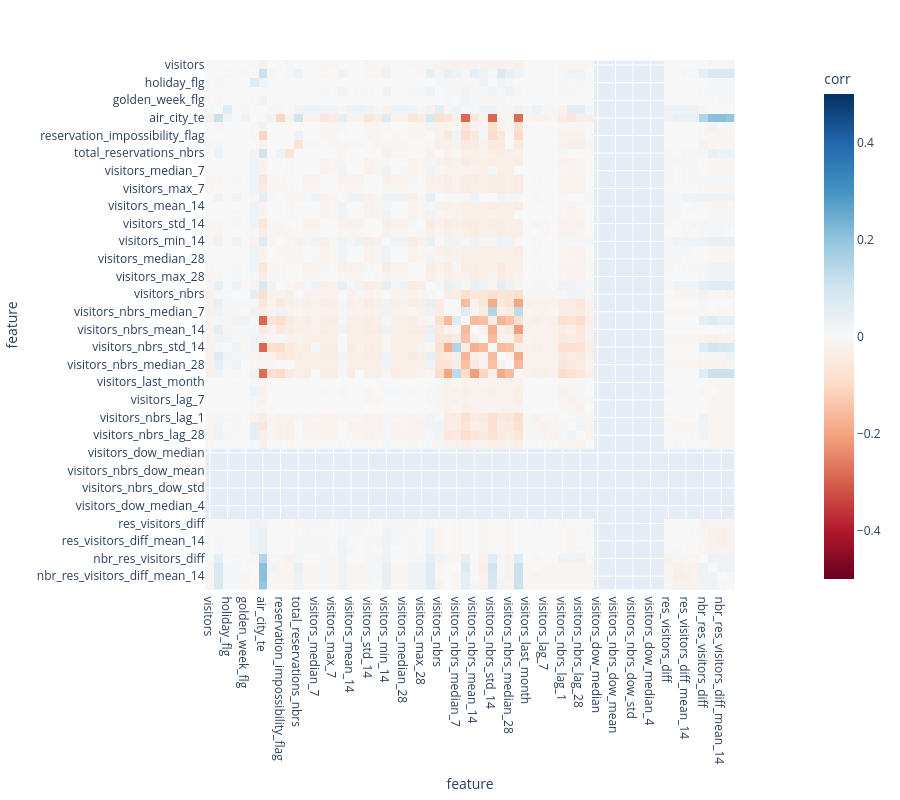

The code cell stored with this chart in its notebook:
### Code cell
corr_diff = (corr.abs() - corr_before.abs()).reindex(index=corr.index, columns=corr.columns).round(2)
plot_corr_matrix(corr_diff, 0.5)

### Figure 1 — Plotly figure (JSON) as saved in the notebook; plotly's stock layout.template omitted (floating-point values rounded to 4 significant figures; data arrays with more than 128 entries replaced by an {"elided": "..."} marker saying what was removed)
{"data": [{"coloraxis": "coloraxis", "name": "0", "x": ["visitors", "opened_recently", "holiday_flg", "days_from_holiday", "golden_week_flg", "open_usually", "air_city_te", "air_genre_te", "reservation_impossibility_flag", "total_reservations", "total_reservations_nbrs", "visitors_mean_7", "visitors_median_7", "visitors_std_7", "visitors_max_7", "visitors_min_7", "visitors_mean_14", "visitors_median_14", "visitors_std_14", "visitors_max_14", "visitors_min_14", "visitors_mean_28", "visitors_median_28", "visitors_std_28", "visitors_max_28", "visitors_min_28", "visitors_nbrs", "visitors_nbrs_mean_7", "visitors_nbrs_median_7", "visitors_nbrs_std_7", "visitors_nbrs_mean_14", "visitors_nbrs_median_14", "visitors_nbrs_std_14", "visitors_nbrs_mean_28", "visitors_nbrs_median_28", "visitors_nbrs_std_28", "visitors_last_month", "visitors_lag_1", "visitors_lag_7", "visitors_lag_28", "visitors_nbrs_lag_1", "visitors_nbrs_lag_7", "visitors_nbrs_lag_28", "visitors_dow_mean", "visitors_dow_median", "visitors_dow_std", "visitors_nbrs_dow_mean", "visitors_nbrs_dow_median", "visitors_nbrs_dow_std", "visitors_dow_mean_4", "visitors_dow_median_4", "visitors_dow_std_4", "res_visitors_diff", "res_visitors_diff_mean_7", "res_visitors_diff_mean_14", "res_visitors_diff_mean_28", "nbr_res_visitors_diff", "nbr_res_visitors_diff_mean_7", "nbr_res_visitors_diff_mean_14", "nbr_res_visitors_diff_mean_28"], "y": ["visitors", "opened_recently", "holiday_flg", "days_from_holiday", "golden_week_flg", "open_usually", "air_city_te", "air_genre_te", "reservation_impossibility_flag", "total_reservations", "total_reservations_nbrs", "visitors_mean_7", "visitors_median_7", "visitors_std_7", "visitors_max_7", "visitors_min_7", "visitors_mean_14", "visitors_median_14", "visitors_std_14", "visitors_max_14", "visitors_min_14", "visitors_mean_28", "visitors_median_28", "visitors_std_28", "visitors_max_28", "visitors_min_28", "visitors_nbrs", "visitors_nbrs_mean_7", "visitors_nbrs_median_7", "visitors_nbrs_std_7", "visitors_nbrs_mean_14", "visitors_nbrs_median_14", "visitors_nbrs_std_14", "visitors_nbrs_mean_28", "visitors_nbrs_median_28", "visitors_nbrs_std_28", "visitors_last_month", "visitors_lag_1", "visitors_lag_7", "visitors_lag_28", "visitors_nbrs_lag_1", "visitors_nbrs_lag_7", "visitors_nbrs_lag_28", "visitors_dow_mean", "visitors_dow_median", "visitors_dow_std", "visitors_nbrs_dow_mean", "visitors_nbrs_dow_median", "visitors_nbrs_dow_std", "visitors_dow_mean_4", "visitors_dow_median_4", "visitors_dow_std_4", "res_visitors_diff", "res_visitors_diff_mean_7", "res_visitors_diff_mean_14", "res_visitors_diff_mean_28", "nbr_res_visitors_diff", "nbr_res_visitors_diff_mean_7", "nbr_res_visitors_diff_mean_14", "nbr_res_visitors_diff_mean_28"], "z": {"elided": "60x60 float values"}, "type": "heatmap", "xaxis": "x", "yaxis": "y", "hovertemplate": "feature: %{x}<br>feature: %{y}<br>corr: %{z}<extra></extra>"}], "layout": {"xaxis": {"anchor": "y", "domain": [0.0, 1.0], "scaleanchor": "y", "constrain": "domain", "title": {"text": "feature"}}, "yaxis": {"anchor": "x", "domain": [0.0, 1.0], "autorange": "reversed", "constrain": "domain", "title": {"text": "feature"}}, "coloraxis": {"colorbar": {"title": {"text": "corr"}}, "colorscale": [[0.0, "rgb(103,0,31)"], [0.1, "rgb(178,24,43)"], [0.2, "rgb(214,96,77)"], [0.3, "rgb(244,165,130)"], [0.4, "rgb(253,219,199)"], [0.5, "rgb(247,247,247)"], [0.6, "rgb(209,229,240)"], [0.7, "rgb(146,197,222)"], [0.8, "rgb(67,147,195)"], [0.9, "rgb(33,102,172)"], [1.0, "rgb(5,48,97)"]], "cmin": -0.5, "cmax": 0.5}, "margin": {"t": 60}, "width": 900, "height": 800}}
